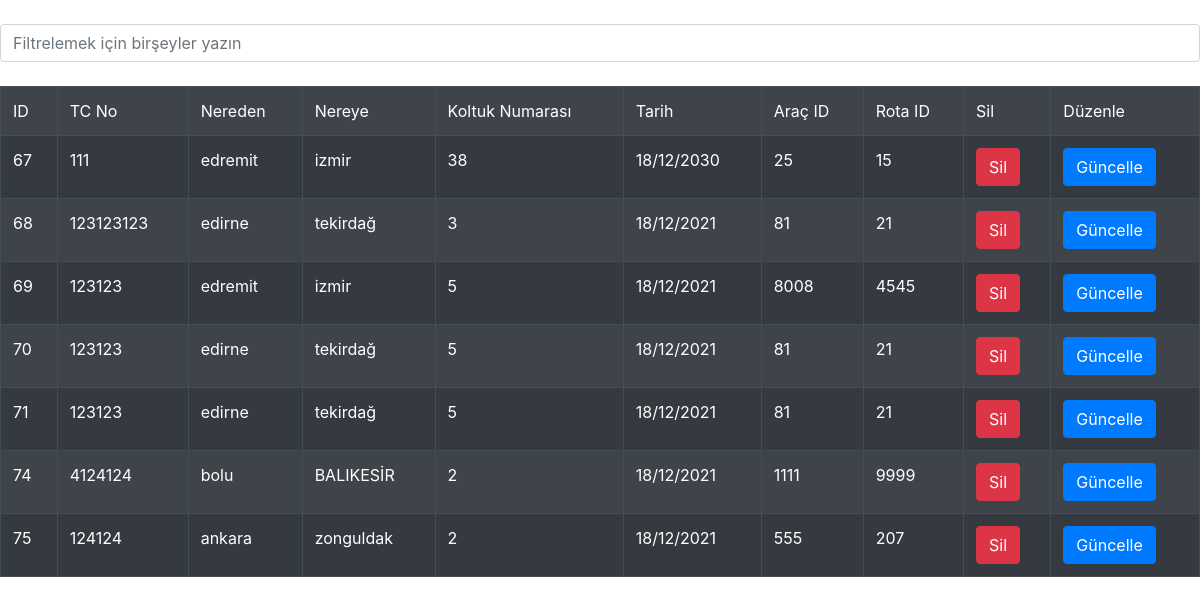
Page /biletadmin.php on the committed database.
### tables this page shows
CREATE TABLE `bilet` (
  `id` int(11) NOT NULL,
  `tc_no` varchar(255) NOT NULL,
  `nereden` varchar(255) NOT NULL,
  `nereye` varchar(255) NOT NULL,
  `rota_id` varchar(255) NOT NULL,
  `arac_id` varchar(255) NOT NULL,
  `koltuk` varchar(255) NOT NULL,
  `tarih` varchar(255) NOT NULL
);

### biletadmin.php (the view, shortened to what this page needs)
<?php
include ("baglan.php");
$sorgu=$db->prepare('SELECT *FROM bilet');
$sorgu->execute();
$kullanici=$sorgu-> fetchAll(PDO::FETCH_OBJ);
?>
<!doctype html>
<html lang="tr">
  <head>
    <link rel="stylesheet" href="https://stackpath.bootstrapcdn.com/bootstrap/4.3.1/css/bootstrap.min.css">
  </head>
<body><br>
    <input type="text" name="search" id="search" class="form-control" placeholder="Filtrelemek için birşeyler yazın">
<br>
<table class="table table-bordered table-striped table-dark">
<tr>
    <td>ID</td>
    <td>TC No</td>
    <td>Nereden</td>
    <td>Nereye</td>
    <td>Koltuk Numarası</td>
    <td>Tarih</td>
    <td>Araç ID</td>
    <td>Rota ID</td>
    <td>Sil</td>
    <td>Düzenle</td>
</tr>
<?php
foreach($kullanici as $person){?>
<tr>
    <td><?= $person->id ?></td>
    <td><?= $person->tc_no ?></td>
    <td><?= $person->nereden ?></td>
    <td><?= $person->nereye ?></td>
    <td><?= $person->koltuk ?></td>
    <td><?= $person->tarih ?></td>
    <td><?= $person->arac_id ?></td>
    <td><?= $person->rota_id ?></td>
    <td><a href="biletsil.php?pid=<?= $person->id ?>" class="btn btn-danger">Sil</a></td>
    <td><a href="biletguncelle.php?rn=<?= $person->id ?>&fn=<?= $person->tc_no ?>&ln=<?= $person->nereden ?>&em=<?= $person->nereye ?>&me=<?= $person->koltuk ?>&db=<?= $person->tarih ?>" class="btn btn-primary">Güncelle</a></td>
</tr>
	<?php } ?>
</table>
  </body>
</html>

### rows in the picture
bilet: id "67", tc_no "111", nereden "edremit", nereye "izmir", koltuk "38", tarih "18/12/2030", arac "25", rota "15"
bilet: id "68", tc_no "123123123", nereden "edirne", nereye "tekirdağ", koltuk "3", tarih "18/12/2021", arac "81", rota "21"
bilet: id "69", tc_no "123123", nereden "edremit", nereye "izmir", koltuk "5", tarih "18/12/2021", arac "8008", rota "4545"
bilet: id "70", tc_no "123123", nereden "edirne", nereye "tekirdağ", koltuk "5", tarih "18/12/2021", arac "81", rota "21"
bilet: id "71", tc_no "123123", nereden "edirne", nereye "tekirdağ", koltuk "5", tarih "18/12/2021", arac "81", rota "21"
bilet: id "74", tc_no "4124124", nereden "bolu", nereye "BALIKESİR", koltuk "2", tarih "18/12/2021", arac "1111", rota "9999"
bilet: id "75", tc_no "124124", nereden "ankara", nereye "zonguldak", koltuk "2", tarih "18/12/2021", arac "555", rota "207"
